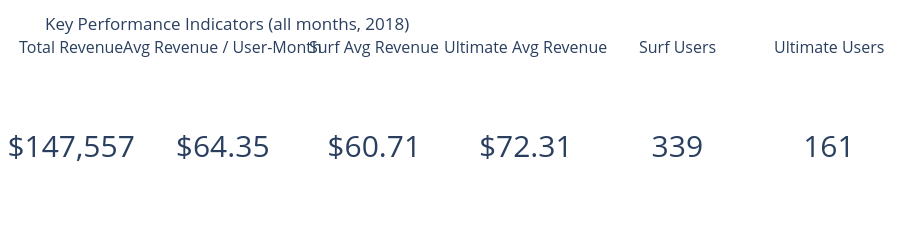

The code cell stored with this chart in its notebook:
### Markdown cell above
### A. Key Performance Indicators

### Code cell
total_revenue = user_activity['revenue'].sum()
avg_revenue_per_user_month = user_activity['revenue'].mean()
surf_avg_revenue = user_activity.loc[user_activity['plan'] == 'surf', 'revenue'].mean()
ultimate_avg_revenue = user_activity.loc[user_activity['plan'] == 'ultimate', 'revenue'].mean()
n_surf_users = users.loc[users['plan'] == 'surf', 'user_id'].nunique()
n_ultimate_users = users.loc[users['plan'] == 'ultimate', 'user_id'].nunique()

kpi_specs = [
    ('Total Revenue', total_revenue, ',.0f', '$'),
    ('Avg Revenue / User-Month', avg_revenue_per_user_month, ',.2f', '$'),
    ('Surf Avg Revenue', surf_avg_revenue, ',.2f', '$'),
    ('Ultimate Avg Revenue', ultimate_avg_revenue, ',.2f', '$'),
    ('Surf Users', n_surf_users, ',.0f', ''),
    ('Ultimate Users', n_ultimate_users, ',.0f', ''),
]

kpi_fig = make_subplots(
    rows=1, cols=len(kpi_specs),
    specs=[[{'type': 'domain'}] * len(kpi_specs)],
    subplot_titles=[label for label, *_ in kpi_specs],
)

for i, (label, value, fmt, prefix) in enumerate(kpi_specs, start=1):
    kpi_fig.add_trace(
        go.Indicator(mode='number', value=value,
                      number={'valueformat': fmt, 'prefix': prefix, 'font': {'size': 30}}),
        row=1, col=i,
    )

kpi_fig.update_layout(height=220, margin=dict(t=60, b=10, l=10, r=10),
                       title_text='Key Performance Indicators (all months, 2018)')
kpi_fig

### Figure 1 — Plotly figure (JSON) as saved in the notebook; plotly's stock layout.template omitted (floating-point values rounded to 4 significant figures)
{"data": [{"domain": {"x": [0, 0.1389], "y": [0, 1]}, "mode": "number", "number": {"font": {"size": 30}, "prefix": "$", "valueformat": ",.0f"}, "type": "indicator", "value": 147600.0}, {"domain": {"x": [0.1722, 0.3111], "y": [0, 1]}, "mode": "number", "number": {"font": {"size": 30}, "prefix": "$", "valueformat": ",.2f"}, "type": "indicator", "value": 64.35}, {"domain": {"x": [0.3444, 0.4833], "y": [0, 1]}, "mode": "number", "number": {"font": {"size": 30}, "prefix": "$", "valueformat": ",.2f"}, "type": "indicator", "value": 60.71}, {"domain": {"x": [0.5167, 0.6556], "y": [0, 1]}, "mode": "number", "number": {"font": {"size": 30}, "prefix": "$", "valueformat": ",.2f"}, "type": "indicator", "value": 72.31}, {"domain": {"x": [0.6889, 0.8278], "y": [0, 1]}, "mode": "number", "number": {"font": {"size": 30}, "prefix": "", "valueformat": ",.0f"}, "type": "indicator", "value": 339}, {"domain": {"x": [0.8611, 1], "y": [0, 1]}, "mode": "number", "number": {"font": {"size": 30}, "prefix": "", "valueformat": ",.0f"}, "type": "indicator", "value": 161}], "layout": {"annotations": [{"font": {"size": 16}, "showarrow": false, "text": "Total Revenue", "x": 0.06944, "xanchor": "center", "xref": "paper", "y": 1, "yanchor": "bottom", "yref": "paper"}, {"font": {"size": 16}, "showarrow": false, "text": "Avg Revenue / User-Month", "x": 0.2417, "xanchor": "center", "xref": "paper", "y": 1, "yanchor": "bottom", "yref": "paper"}, {"font": {"size": 16}, "showarrow": false, "text": "Surf Avg Revenue", "x": 0.4139, "xanchor": "center", "xref": "paper", "y": 1, "yanchor": "bottom", "yref": "paper"}, {"font": {"size": 16}, "showarrow": false, "text": "Ultimate Avg Revenue", "x": 0.5861, "xanchor": "center", "xref": "paper", "y": 1, "yanchor": "bottom", "yref": "paper"}, {"font": {"size": 16}, "showarrow": false, "text": "Surf Users", "x": 0.7583, "xanchor": "center", "xref": "paper", "y": 1, "yanchor": "bottom", "yref": "paper"}, {"font": {"size": 16}, "showarrow": false, "text": "Ultimate Users", "x": 0.9306, "xanchor": "center", "xref": "paper", "y": 1, "yanchor": "bottom", "yref": "paper"}], "height": 220, "margin": {"b": 10, "l": 10, "r": 10, "t": 60}, "title": {"text": "Key Performance Indicators (all months, 2018)"}}}
